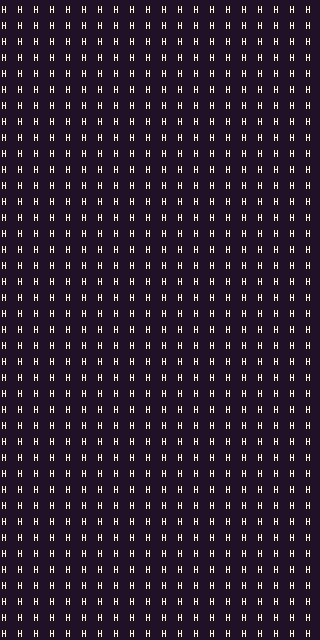

Tiled map render using the project's own tile images. Description and the whole map definition, tile-layer contents included, below:
An orthogonal 20x40 tile map with 16x16 px tiles, 1 tile layer (prototype).

<map version="1.10" tiledversion="1.10.2" orientation="orthogonal" renderorder="right-down" width="20" height="40" tilewidth="16" tileheight="16" infinite="0" nextlayerid="9" nextobjectid="1">
 <tileset firstgid="1" source="FaerieForest_PetricakeGamesTSX.tsx" />
 <layer id="1" name="prototype" width="20" height="40">
  <data encoding="csv">
163,163,163,163,163,163,163,163,163,163,163,163,163,163,163,163,163,163,163,163,
163,163,163,163,163,163,163,163,163,163,163,163,163,163,163,163,163,163,163,163,
163,163,163,163,163,163,163,163,163,163,163,163,163,163,163,163,163,163,163,163,
163,163,163,163,163,163,163,163,163,163,163,163,163,163,163,163,163,163,163,163,
163,163,163,163,163,163,163,163,163,163,163,163,163,163,163,163,163,163,163,163,
163,163,163,163,163,163,163,163,163,163,163,163,163,163,163,163,163,163,163,163,
163,163,163,163,163,163,163,163,163,163,163,163,163,163,163,163,163,163,163,163,
163,163,163,163,163,163,163,163,163,163,163,163,163,163,163,163,163,163,163,163,
163,163,163,163,163,163,163,163,163,163,163,163,163,163,163,163,163,163,163,163,
163,163,163,163,163,163,163,163,163,163,163,163,163,163,163,163,163,163,163,163,
163,163,163,163,163,163,163,163,163,163,163,163,163,163,163,163,163,163,163,163,
163,163,163,163,163,163,163,163,163,163,163,163,163,163,163,163,163,163,163,163,
163,163,163,163,163,163,163,163,163,163,163,163,163,163,163,163,163,163,163,163,
163,163,163,163,163,163,163,163,163,163,163,163,163,163,163,163,163,163,163,163,
163,163,163,163,163,163,163,163,163,163,163,163,163,163,163,163,163,163,163,163,
163,163,163,163,163,163,163,163,163,163,163,163,163,163,163,163,163,163,163,163,
163,163,163,163,163,163,163,163,163,163,163,163,163,163,163,163,163,163,163,163,
163,163,163,163,163,163,163,163,163,163,163,163,163,163,163,163,163,163,163,163,
163,163,163,163,163,163,163,163,163,163,163,163,163,163,163,163,163,163,163,163,
163,163,163,163,163,163,163,163,163,163,163,163,163,163,163,163,163,163,163,163,
163,163,163,163,163,163,163,163,163,163,163,163,163,163,163,163,163,163,163,163,
163,163,163,163,163,163,163,163,163,163,163,163,163,163,163,163,163,163,163,163,
163,163,163,163,163,163,163,163,163,163,163,163,163,163,163,163,163,163,163,163,
163,163,163,163,163,163,163,163,163,163,163,163,163,163,163,163,163,163,163,163,
163,163,163,163,163,163,163,163,163,163,163,163,163,163,163,163,163,163,163,163,
163,163,163,163,163,163,163,163,163,163,163,163,163,163,163,163,163,163,163,163,
163,163,163,163,163,163,163,163,163,163,163,163,163,163,163,163,163,163,163,163,
163,163,163,163,163,163,163,163,163,163,163,163,163,163,163,163,163,163,163,163,
163,163,163,163,163,163,163,163,163,163,163,163,163,163,163,163,163,163,163,163,
163,163,163,163,163,163,163,163,163,163,163,163,163,163,163,163,163,163,163,163,
163,163,163,163,163,163,163,163,163,163,163,163,163,163,163,163,163,163,163,163,
163,163,163,163,163,163,163,163,163,163,163,163,163,163,163,163,163,163,163,163,
163,163,163,163,163,163,163,163,163,163,163,163,163,163,163,163,163,163,163,163,
163,163,163,163,163,163,163,163,163,163,163,163,163,163,163,163,163,163,163,163,
163,163,163,163,163,163,163,163,163,163,163,163,163,163,163,163,163,163,163,163,
163,163,163,163,163,163,163,163,163,163,163,163,163,163,163,163,163,163,163,163,
163,163,163,163,163,163,163,163,163,163,163,163,163,163,163,163,163,163,163,163,
163,163,163,163,163,163,163,163,163,163,163,163,163,163,163,163,163,163,163,163,
163,163,163,163,163,163,163,163,163,163,163,163,163,163,163,163,163,163,163,163,
163,163,163,163,163,163,163,163,163,163,163,163,163,163,163,163,163,163,163,163
</data>
 </layer>
</map>
